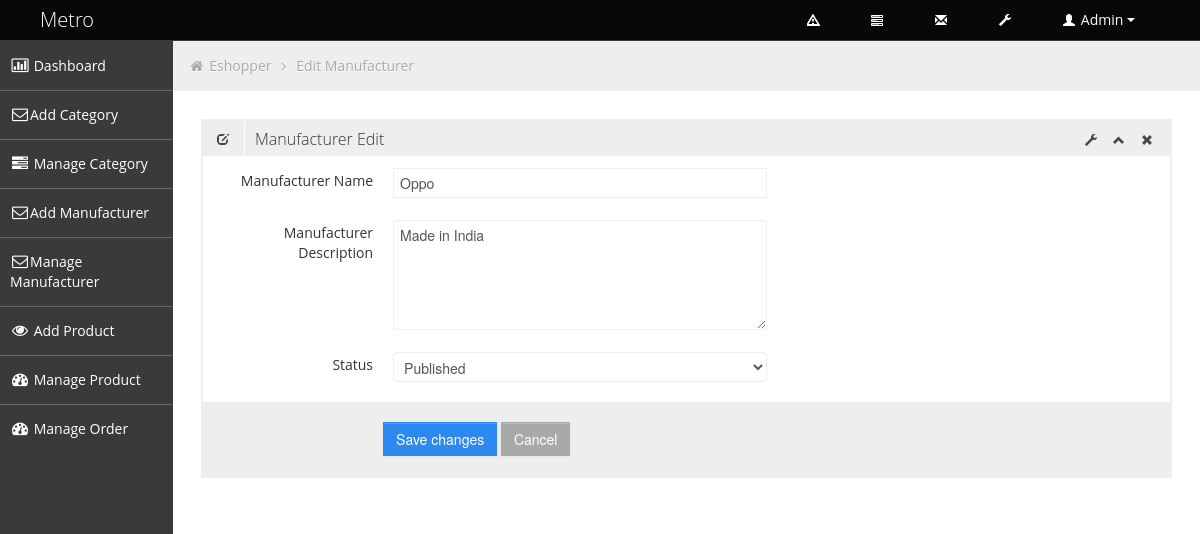
/admin/edit_manufacturer.php?manufacturer_id=1 (signed in), run on the app's committed database.
### tables this page shows
CREATE TABLE `tbl_manufacturer` (
  `manufacturer_id` int(11) NOT NULL,
  `manufacturer_name` text NOT NULL,
  `manufacturer_description` text NOT NULL,
  `publication_status` tinyint(4) NOT NULL
);

### admin/edit_manufacturer.php (called while the page is built, shortened)
<?php
include 'admin_master.php';

### classes/DB_Connection.php (called while the page is built, shortened)
<?php
class DB_Connection{
	private $host = 'localhost';
	private $user = 'root';
	private $pass = '';
	private $db_name = 'e_shopper';
	public function __construct(){
		$this->db_connect = mysqli_connect($this->host,$this->user,$this->pass,$this->db_name);
	}
}
?>

### classes/Admin.php (called while the page is built, shortened)
<?php
require_once('DB_Connection.php');
class Admin extends DB_Connection{
	public function getManufacurerInfoById($manufacturerId){
		$sql = "SELECT * FROM tbl_manufacturer WHERE manufacturer_id='$manufacturerId'";
		if(mysqli_query($this->db_connect,$sql)){
			$query = mysqli_query($this->db_connect,$sql);
			return mysqli_fetch_assoc($query);
		}
	}
}
?>

### admin/pages/edit_manufacturer_page.php (the view, shortened to what this page needs)
<?php
if(isset($_GET['manufacturer_id'])){
	$manufacturerId = $_GET['manufacturer_id'];
	$manufacturerInfo = $admin->getManufacurerInfoById($manufacturerId);
}
?>
<ul class="breadcrumb">
	<li>
		<i class="icon-home"></i>
		<a href="">Eshopper</a>
		<i class="icon-angle-right"></i>
	</li>
	<li><a href="#">Edit Manufacturer</a></li>
</ul>
<div class="row-fluid sortable ui-sortable">
	<div class="box span12">
		<div class="box-header" data-original-title="">
			<h2><i class="halflings-icon edit"></i><span class="break"></span>Manufacturer Edit</h2>
			<div class="box-icon">
				<a href="#" class="btn-setting"><i class="halflings-icon wrench"></i></a>
				<a href="#" class="btn-minimize"><i class="halflings-icon chevron-up"></i></a>
				<a href="#" class="btn-close"><i class="halflings-icon remove"></i></a>
			</div>
		</div>
		<div class="box-content">
			<form action="" method="post" class="form-horizontal">
			  <fieldset>
				<div class="control-group">
				  <label class="control-label" for="typeahead">Manufacturer Name </label>
				  <div class="controls">
					<input type="text" name="manufacturer_name" value="<?php echo $manufacturerInfo['manufacturer_name'];  ?>" class="span6 typeahead" id="typeahead">
				  </div>
				</div>
				<div class="control-group">
				  <label class="control-label" for="typeahead">Manufacturer Description </label>
				  <div class="controls">
					<textarea rows="5" cols="8" class="span6 typeahead" name="manufacturer_description"><?php echo $manufacturerInfo['manufacturer_description']; ?>
					</textarea>
				  </div>
				</div>
				<div class="control-group">
				  <label class="control-label" for="typeahead">Status </label>
				  <div class="controls">
					<select name="publication_status" class="span6 typeahead">
						<option value="1" <?php echo ($manufacturerInfo['publication_status'] == 1)?'selected="true"':''; ?>>Published</option>
					</select>
				  </div>
				</div>
				<div class="form-actions">
				  <button type="submit" name="update_manufacturer" class="btn btn-primary">Save changes</button>
				  <button type="reset" class="btn">Cancel</button>
				</div>
			  </fieldset>
			</form>
		</div>
	</div>
</div>

### admin/assets/css/style.css (style rules this page uses)
body { background: #F5F5F5; color: #333; border: none; font-family: 'Open Sans', sans-serif; font-weight: 400; }
h2 { font-size: 16px; line-height: 16px; }
.breadcrumb { margin: -28px -28px 28px -28px; line-height: 34px; background: #eee; border: 0px; color: #aaa; -webkit-box-shadow: none; -moz-box-shadow: none; box-shadow: none; -webkit-border-radius: 0px; -moz-border-radius: 0px; border-radius: 0px; }
.breadcrumb a { color: #aaa; text-shadow: 0px 1px 1px #fff; }
.box { border: 2px solid #eee; background: #fff !important; margin-bottom: 28px; }
.box-header { height: 16px; font-size: 16px; line-height: 16px; padding: 10px; background: #eee; -webkit-box-shadow: none; -moz-box-shadow: none; box-shadow: none; overflow: hidden; }
.box-header h2 { float:left; margin-top: 0px; font-weight: 300; }
.box-header h2 i { margin: 0px 3px 0px 4px; opacity: .8; filter: alpha(opacity=80); -ms-filter:"progid:DXImageTransform.Microsoft.Alpha(Opacity=80)"; }
.box-header .box-icon { float:right; margin-top: 1px; }
.box-header .box-icon i { -webkit-transition: all 0.1s ease-in-out; -moz-transition: all 0.1s ease-in-out; -o-transition: all 0.1s ease-in-out; -ms-transition: all 0.1s ease-in-out; transition: all 0.1s ease-in-out; opacity: .8; filter: alpha(opacity=80); -ms-filter:"progid:DXImageTransform.Microsoft.Alpha(Opacity=80)"; }
.box-header .box-icon a { margin: 0px 5px; }
.box-content { position: relative; z-index: 50; margin-top: -1px; padding: 10px; background: #fff !important; }
.form-actions { padding: 19px 20px 20px; margin: 20px -10px -30px -10px; background-color: #eee; border-top: 1px solid #eee; *zoom: 1; }
.form-actions:before, .form-actions:after { display: table; line-height: 0; content: ""; }
.form-actions:after { clear: both; }
.btn { display: inline-block; padding: 6px 12px; margin-bottom: 0; font-size: 14px; font-weight: 500; line-height: 20px; text-align: center; white-space: nowrap; vertical-align: middle; cursor: pointer; border: 1px solid #a7a9aa; -webkit-border-radius: 0px !important; border-radius: 0px !important; }
.btn { color: #ffffff; background-color: #a7a9aa; border-color: #a7a9aa; background-image: none; filter: none; text-shadow: none; }
.btn-primary { background-color: #2D89EF; border-color: #2D89EF; }

### admin/assets/css/halflings.css (style rules this page uses)
html, html .halflings { -webkit-font-smoothing: antialiased !important; }
.halflings-icon { display: inline-block; width: 14px; height: 14px; line-height: 14px; vertical-align: text-top; background-image: url(../img/glyphicons_halflings.svg); background-position: 0 0; background-repeat: no-repeat; vertical-align: top; *display: inline; *zoom: 1; *margin-right: .3em; }
.halflings-icon.remove { background-position: -312px 0; }
.halflings-icon.edit { background-position: -96px -72px; }
.halflings-icon.chevron-up { background-position: -288px -120px; }
.halflings-icon.wrench { background-position: -360px -144px; }

### data on the page
tbl_manufacturer: manufacturer_name "Oppo", manufacturer_description "Made in India", publication_status "Published"

### other printed values
$_SESSION['admin_name'] "Admin"
